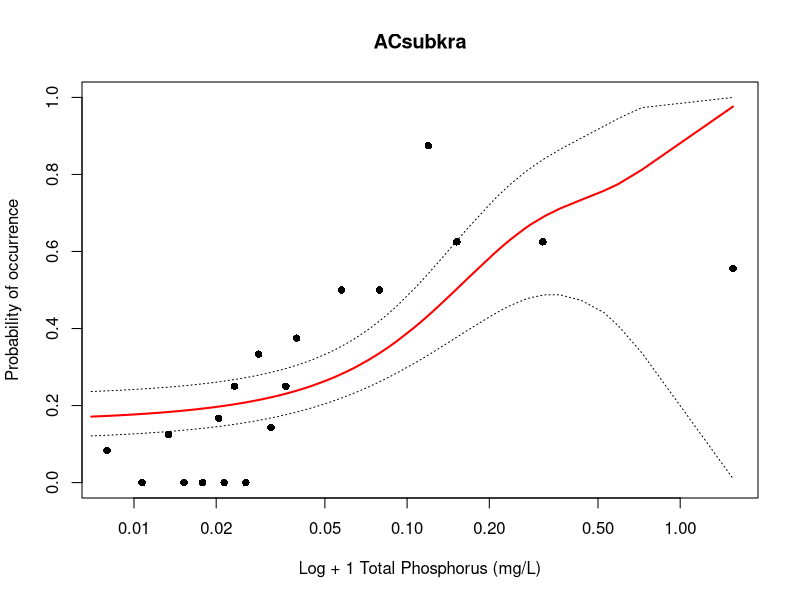
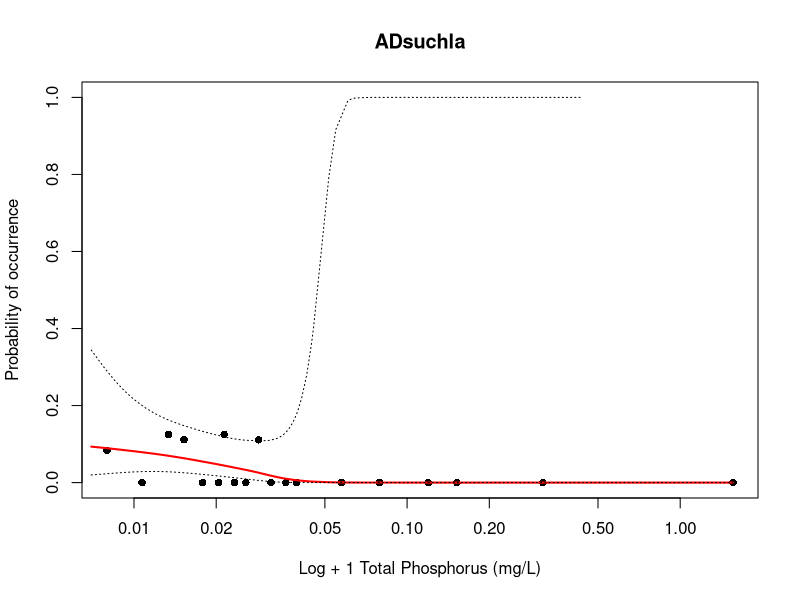
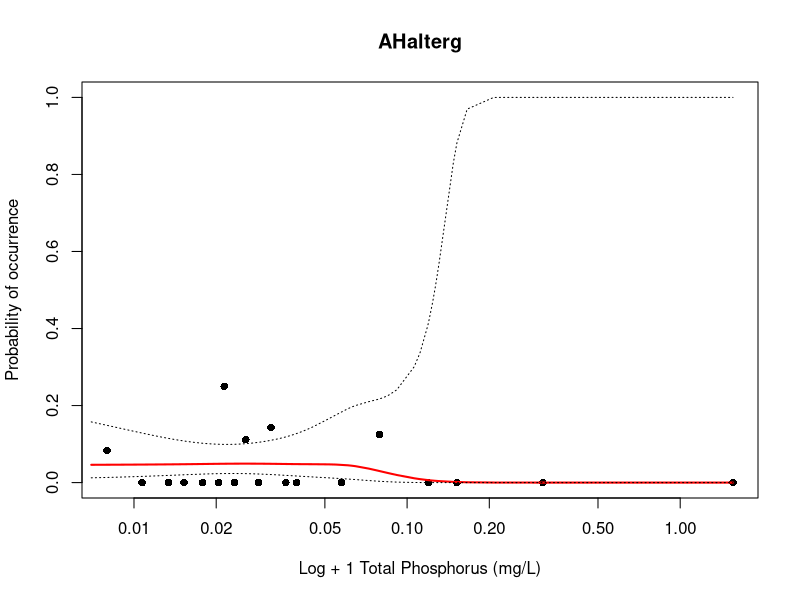
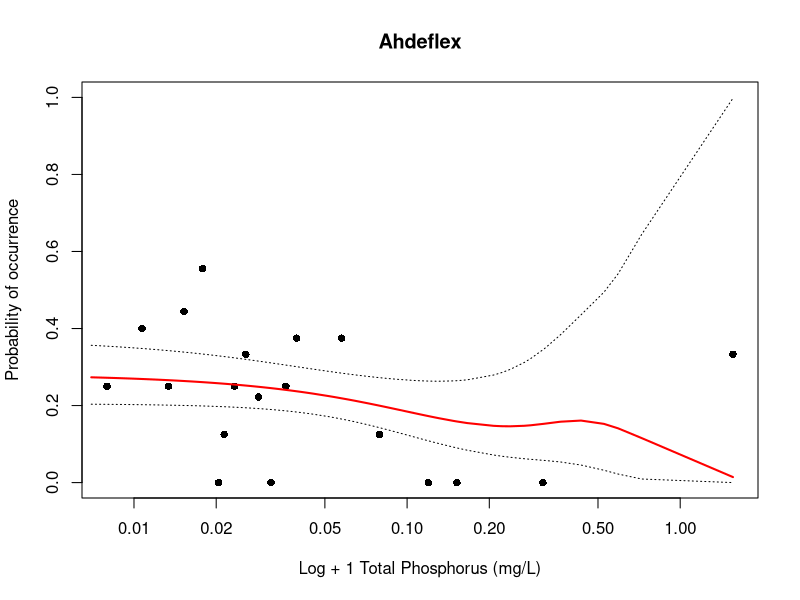
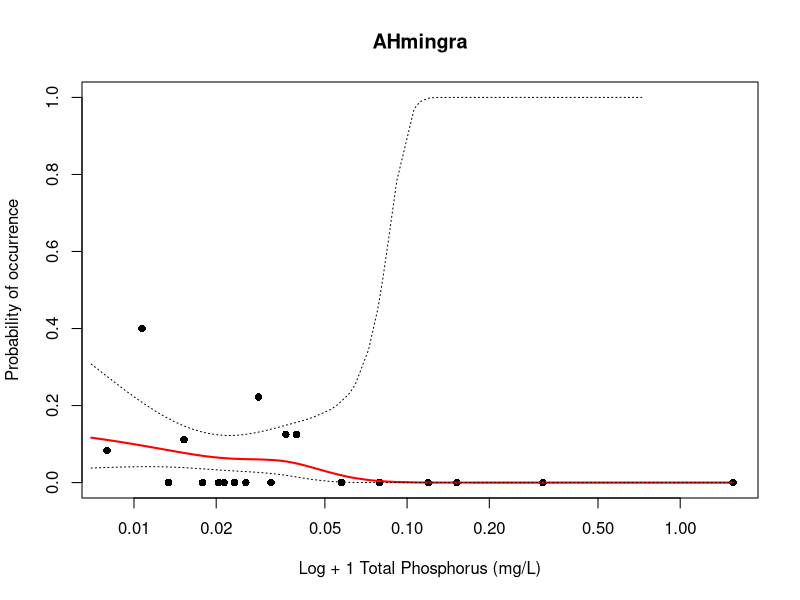
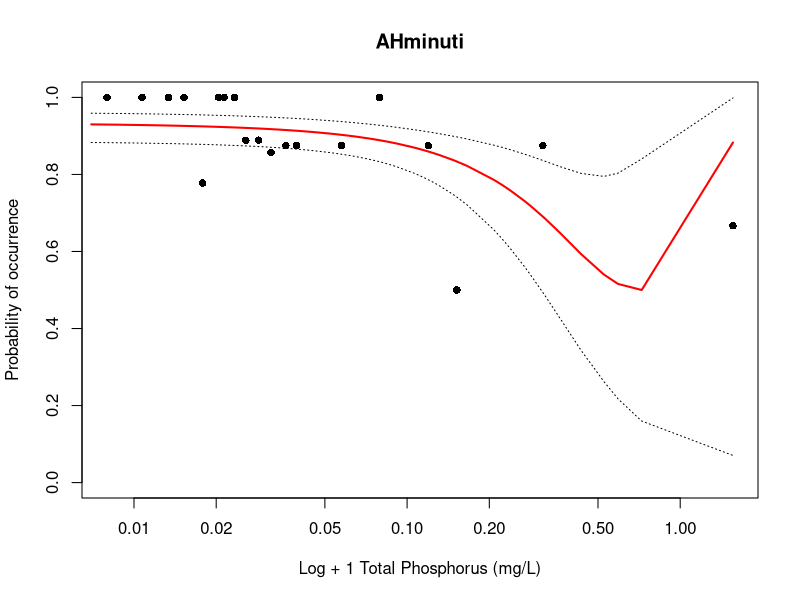
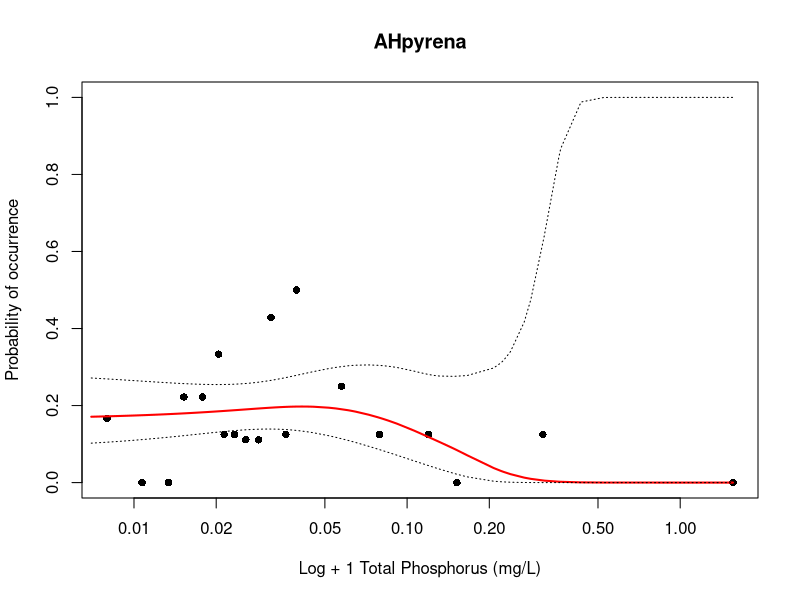
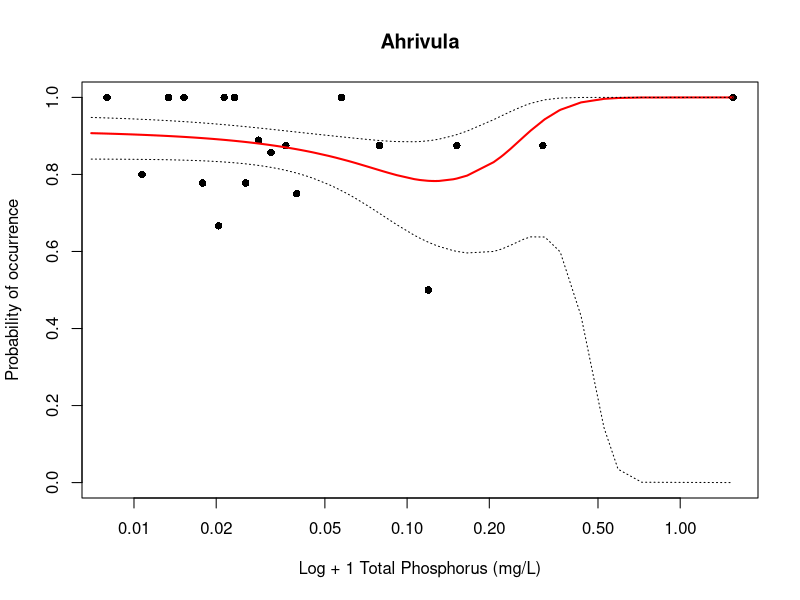

Generate these figures, in order, with R: (Note: this script raises an error after producing the figures.)
#######Calculate Tolerance Values for Individual Species#####
setwd ("")#SET WD

library(gam)

spp <- read.csv ("SPP.csv",header=TRUE,row.names=1)
spp[is.na(spp)] <- 0
TP <- read.csv ("TP.csv",header=TRUE,row.names=1)
TP$TP <- log(TP$TP_MGL+1)

taxa.names <- names(spp)

#############Define Curve Shape Function (Yuan, 2006)###################
################################################

unimod.test <- function(mnr, ubnd, lbnd) {
  
  # Find the maximum and minimum predicted mean probabilities
  lmax <- max(mnr)
  lmin <- min(mnr)
  
  # Find index locations for these probabilities
  imax <- match(lmax, mnr)
  imin <- match(lmin, mnr)
  
  x.out <- F
  y.out <- F
  
  # Compare mean predicted probability to the left of maximum point 
  # with upper confidence bound.  Store a T in x.out if
  # any point in the mean response deviates from the 
  # upper confidence limit
  if (imax > 1) {
    x.out <- sum(lmax == pmax(lmax, ubnd[1:(imax-1)])) > 0
  }
  
  # Store a T in y.out if any point in the mean probability
  # to the right of the maximum point deviates from the upper
  # confidence limit
  if (imax < length(ubnd)) {
    y.out <- sum(lmax == pmax(lmax, 
                              ubnd[(imax+1):length(ubnd)])) > 0
  }
  
  # Perform same set of tests for lower confidence limit
  a.out <- F
  b.out <- F
  
  if (imin > 1) {
    a.out <- sum(lmin == pmin(lmin, lbnd[1:(imin-1)])) > 0
  }
  if (imin > length(lbnd)) {
    b.out <- sum(lmin == pmin(lmin, 
                              lbnd[(imin+1):length(lbnd)])) > 0
  }
  
  # The information on where the mean curve deviates from the
  # confidence limits tells us its curve shape...
  if (x.out & y.out) {
    return("Unimodal")
  }
  if (a.out & b.out) {
    return("Concave up")
  }
  if (x.out | b.out) {
    return("Increasing")
  }
  if (y.out | a.out) {
    return("Decreasing")
  }
  if (! (x.out | y.out | a.out | b.out)) return(NA)
}


#######Whole Model Calc With Plots#############
######################################################

#Merge ENV & SPP Datasets#

SPP.TP <- merge (spp,TP,by=0)

# Create storage list for models

modlist.gam <- as.list(rep(NA, times = length(taxa.names)))

for (i in 1:length(taxa.names)) {
  # Create a logical vector is true if taxon is
  #   present and false if taxon is absent.
  resp <- SPP.TP[, taxa.names[i]] > 0
  
  # Fit the regression model, specifying two degrees of freedom
  # to the curve fit.
  modlist.gam[[i]] <- gam(resp ~ s(SPP.TP$TP, df = 2),
                          family = "binomial")
  
  print(summary(modlist.gam[[i]]))
}

for (i in 1:length(taxa.names)) {
  
  # Compute mean predicted probability of occurrence
  # and standard errors about this predicted probability.
  predres <- predict(modlist.gam[[i]], type= "link",se.fit=T)
  
  # Compute approximate upper and lower 90% confidence limits
  up.bound.link <- predres$fit + 1.65*predres$se.fit
  low.bound.link <- predres$fit - 1.65*predres$se.fit
  mean.resp.link <- predres$fit
  
  # Convert from logit transformed values to probability.
  up.bound <- exp(up.bound.link)/(1+exp(up.bound.link))
  low.bound <- exp(low.bound.link)/(1+exp(low.bound.link))
  mean.resp <- exp(mean.resp.link)/(1+exp(mean.resp.link))
  
  # Sort the environmental variable.
  iord <- order(SPP.TP$TP)
  
  # Define bins to summarize observational data as
  # probabilities of occurrence
  nbin <- 5
  
  # Define bin boundaries so each bin has approximately the same
  # number of observations.
  cutp <- quantile(SPP.TP$TP,
                   probs = seq(from = 0, to = 1, length = 20))
  
  # Compute the midpoint of each bin
  cutm <- 0.5*(cutp[-1] + cutp[-nbin])
  
  # Assign a factor to each bin
  cutf <- cut(SPP.TP$TP, cutp, include.lowest = T)
  
  # Compute the mean of the presence/absence data within each bin.
  vals <- tapply(SPP.TP[, taxa.names[i]] > 0, cutf, mean)
  
  # Now generate the plot
  # Plot binned observational data as symbols.
  
  file_name<- file.path("",##ADD FILE PATH HERE
                        paste("GAM","_",taxa.names[i],".tiff"))
  tiff(file=file_name,width=600,height=600,pointsize=20)
  
  plot(x=cutm, y=vals, xlab = "Log + 1 Total Phosphorus (mg/L)", 
       ylab = "Probability of occurrence", ylim = c(0,1), log="x",
       main = taxa.names[i],pch=16,col="black")		
  # Plot mean fit as a solid line.		
  lines(x= SPP.TP$TP[iord], y= mean.resp[iord],col="red",lwd=2)
  # Plot confidence limits as dotted lines.				
  lines (SPP.TP$TP[iord], up.bound[iord], lty = "dotted")
  lines (x=SPP.TP$TP[iord], y=low.bound[iord], lty = "dotted")
  
  
  dev.off()
}

chi <- as.vector(matrix(0.0,ncol=length(taxa.names),nrow=1))
# Conduct chi-square tests on nested parametric models
for (i in 1:length(taxa.names)) {
  
  print(taxa.names[i])
  resp <- SPP.TP[,taxa.names[i]] > 0
  modcmp <- gam(resp ~ 1, family = binomial, data = SPP.TP)
  modout <- anova(modlist.gam[[i]], modcmp, test = "Chi")
  print(modout)
  chi[i] <- modout[2,'Pr(>Chi)']
  if (modout[2,'Pr(>Chi)'] < 0.05) {
    print("Model significant compared to constant")
  }
}

names(chi)<- taxa.names
chi<-as.data.frame(chi)

#########ROC##########
roc <- rep(NA, times = length(taxa.names))

for (i in 1:length(taxa.names)) {
  # Compute mean predicted probability of occurrence
  predout <- predict(modlist.gam[[i]], type = "response")
  
  # Generate logical vector corresponding to presence/absence
  resp <- SPP.TP[, taxa.names[i]] > 0
  
  # Divide predicted probabilities into sites where
  # species is present ("x") and sites where the species is
  # absent ("y").
  x <- predout[resp]
  y <- predout[! resp]
  
  # Now perform all pairwise comparisons of x vs. y
  # and store results in a matrix
  rocmat <- matrix(NA, nrow = length(x), ncol = length(y))
  for (j in 1:length(x)) {
    rocmat[j,] <- as.numeric(x[j] > y)
  }
  
  # Summarize all comparisons to compute area under ROC
  roc[i] <- sum(rocmat)/(length(x)*length(y))
}

names(roc)<- taxa.names
roc<-as.data.frame(roc)

#########CURVE SHAPE#########

tolcl <- rep("", times = length(taxa.names)) 
for (i in 1:length(taxa.names)) {
  predres <- predict(modlist.gam[[i]], type= "link", se.fit = T)
  
  # Compute upper and lower 90% confidence limits
  up.bound.link <- predres$fit + 1.65*predres$se.fit
  low.bound.link <- predres$fit - 1.65*predres$se.fit
  mean.resp.link <- predres$fit
  
  # Convert from logit transformed values to probability.
  up.bound <- exp(up.bound.link)/(1+exp(up.bound.link))
  low.bound <- exp(low.bound.link)/(1+exp(low.bound.link))
  mean.resp <- exp(mean.resp.link)/(1+exp(mean.resp.link))
  
  # unimod.test requires that the responses be sorted by 
  # the value of the environmental variable.
  iord <- order(SPP.TP$TP)
  
  tolcl[i] <- unimod.test(mean.resp[iord], up.bound[iord], 
                          low.bound[iord])
}

names(tolcl)<- taxa.names
tolcl<-as.data.frame(tolcl)

gam_results<-cbind(chi,roc,tolcl)
gam_results$SigChi<-ifelse(gam_results$chi<=0.05,1,0)
gam_results$SigRoc<-ifelse(gam_results$roc>=0.6,1,0)
gam_results$Sig<-ifelse(gam_results$SigChi+gam_results$SigRoc==2,1,0)
write.table(gam_results,"gam_results.csv",sep=",",row.names=TRUE,col.names=NA)

SigSpp<-gam_results[which(gam_results$Sig==1),]
write.table(SigSpp,"SigSppGAM.csv",sep=",",row.names=TRUE,col.names=NA)
